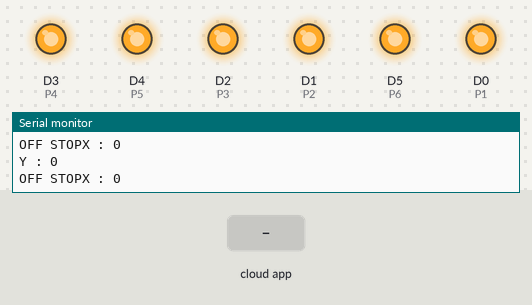
Simulated run of this sketch. Board: ESP8266 (NodeMCU). Shown: output pins drawn as LEDs (lit = HIGH), the last lines printed to the serial monitor. Inputs (shaded band) come from the test bench. The RemoteXY app is connected.

Above: at 1.2 s.
1.3 s: the phone or cloud app sets b_cswitch to 1
At 1.7 s:
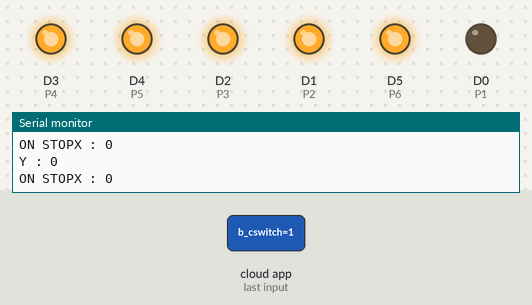
2.8 s: the phone or cloud app sets joystick_x to -100
At 3.5 s:
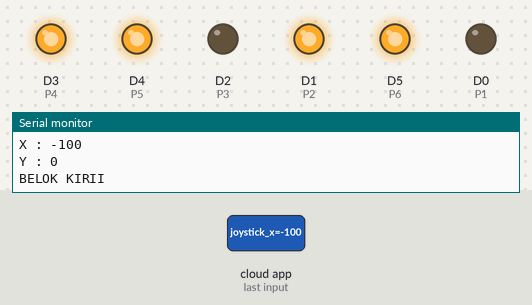
4.3 s: the phone or cloud app sets joystick_y to -100
At 5.1 s:
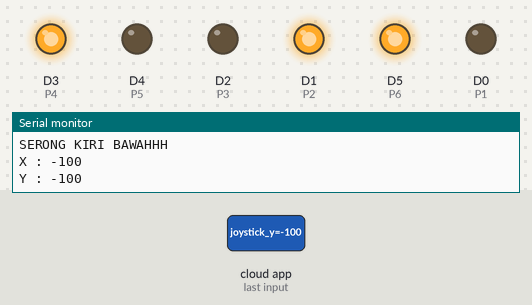
5.8 s: the phone or cloud app sets joystick_x to 0
At 6.7 s:
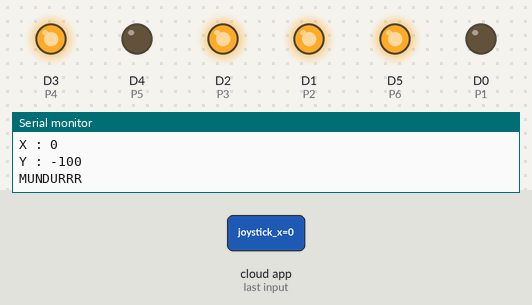
7.3 s: the phone or cloud app sets joystick_y to 100
At 8.3 s:
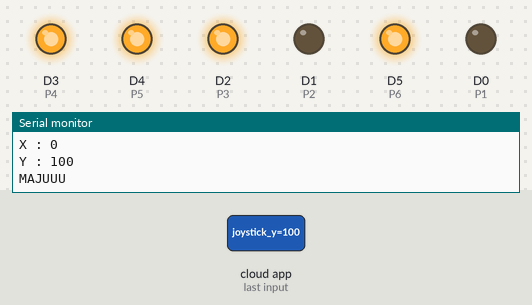
8.8 s: the phone or cloud app sets joystick_x to 100
At 10.3 s:
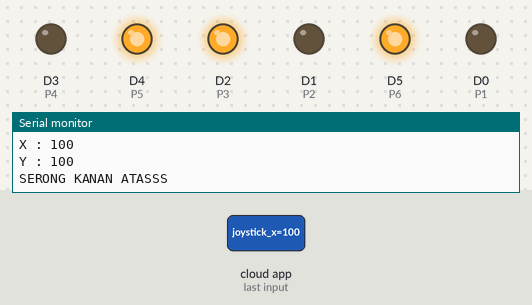
Timing chart, 0 to 11.3 s (numbered marks = the images above; inputs shaded):
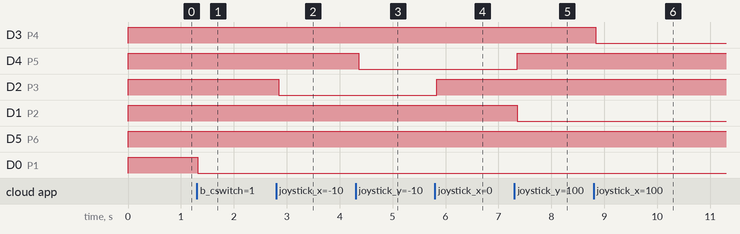

Measured:
- after the input at 1.3 s, D0 (P1): HIGH → LOW at once
- after the input at 2.8 s, D2 (P3): HIGH → LOW after 0.05 s
- after the input at 4.3 s, D4 (P5): HIGH → LOW after 0.06 s
- after the input at 5.8 s, D2 (P3): LOW → HIGH at once
- after the input at 7.3 s, D4 (P5): LOW → HIGH after 0.05 s; D1 (P2): HIGH → LOW after 0.05 s
- after the input at 8.8 s, D3 (P4): HIGH → LOW at once

The sketch:

RemoteXY-esp8266.ino
```cpp
// (licence header left out)
//////////////////////////////////////////////
//        RemoteXY include library          //
//////////////////////////////////////////////

// RemoteXY select connection mode and include library
#define REMOTEXY_MODE__ESP8266WIFI_LIB_POINT
#include <ESP8266WiFi.h>

#include <RemoteXY.h>

// RemoteXY connection settings
#define REMOTEXY_WIFI_SSID "Bin Controll"
#define REMOTEXY_WIFI_PASSWORD "12345678"
#define REMOTEXY_SERVER_PORT 6377


// RemoteXY configurate
#pragma pack(push, 1)
uint8_t RemoteXY_CONF[] =   // 64 bytes
  { 255,4,0,0,0,57,0,16,24,1,10,48,23,35,15,15,4,26,31,77,
  97,110,117,97,108,0,31,65,117,116,111,0,5,32,16,60,30,30,2,26,
  31,10,48,47,57,8,8,51,0,31,77,69,67,72,65,0,31,78,79,82,
  77,65,76,0 };
// this structure defines all the variables and events of your control interface
struct {

    // input variables
  uint8_t b_cswitch; // =1 if state is ON, else =0
  int8_t joystick_x; // from -100 to 100
  int8_t joystick_y; // from -100 to 100
  uint8_t pushSwitch_1; // =1 if state is ON, else =0

    // other variable
  uint8_t connect_flag;  // =1 if wire connected, else =0


#define P1 D0
#define P2 D1
#define P3 D2
#define P4 D3
#define P5 D4
#define P6 D5

} RemoteXY;
#pragma pack(pop)

/////////////////////////////////////////////
//           END RemoteXY include          //
/////////////////////////////////////////////


void setup()
{
  RemoteXY_Init ();
  Serial.begin(9600);

  // TODO you setup code
  pinMode(P1, OUTPUT);
  pinMode(P2, OUTPUT);
  pinMode(P3, OUTPUT);
  pinMode(P4, OUTPUT);
  pinMode(P5, OUTPUT);
  pinMode(P6, OUTPUT);
}

void loop()
{
  RemoteXY_Handler ();

  Serial.print("X : ");
  Serial.println(RemoteXY.joystick_x);
  Serial.print("Y : ");
  Serial.println(RemoteXY.joystick_y);

  if(RemoteXY.b_cswitch == 1){
    digitalWrite(P1, LOW);
    if (RemoteXY.joystick_x <= 50 && RemoteXY.joystick_x >= -50 ){
      if (RemoteXY.joystick_y >= 50){
        Serial.println("MAJUUU");
        digitalWrite(P2, LOW);
        digitalWrite(P3, HIGH);
        digitalWrite(P4, HIGH);
        digitalWrite(P5, HIGH);
        digitalWrite(P6, HIGH);
      }
      if (RemoteXY.joystick_y <= -50){
        Serial.println("MUNDURRR");
        digitalWrite(P2, HIGH);
        digitalWrite(P3, HIGH);
        digitalWrite(P4, HIGH);
        digitalWrite(P5, LOW);
        digitalWrite(P6, HIGH);
      }
    }

    if (RemoteXY.joystick_x < -50){
      if (RemoteXY.joystick_y > 25){
        Serial.println("SERONG KIRIII ATASSS");

        digitalWrite(P2, LOW);
        digitalWrite(P3, LOW);
        digitalWrite(P4, HIGH);
        digitalWrite(P5, HIGH);
        digitalWrite(P6, HIGH);
      }
      else if (RemoteXY.pushSwitch_1 == 0 && RemoteXY.joystick_y <= 25 && RemoteXY.joystick_y >= -25){
        Serial.println("BELOK KIRII");

        digitalWrite(P2, HIGH);
        digitalWrite(P3, LOW);
        digitalWrite(P4, HIGH);
        digitalWrite(P5, HIGH);
        digitalWrite(P6, HIGH);
      }
      else if (RemoteXY.pushSwitch_1 == 1 && RemoteXY.joystick_y <= 25 && RemoteXY.joystick_y >= -25){
        Serial.println("SLIDE KIRII");

        digitalWrite(P2, HIGH);
        digitalWrite(P3, LOW);
        digitalWrite(P4, HIGH);
        digitalWrite(P5, HIGH);
        digitalWrite(P6, LOW);
      }
      else if (RemoteXY.joystick_y < -25){
        Serial.println("SERONG KIRI BAWAHHH");

        digitalWrite(P2, HIGH);
        digitalWrite(P3, LOW);
        digitalWrite(P4, HIGH);
        digitalWrite(P5, LOW);
        digitalWrite(P6, HIGH);
      }
    }

    if (RemoteXY.joystick_x > 50){
      if (RemoteXY.joystick_y > 25){
        Serial.println("SERONG KANAN ATASSS");

        digitalWrite(P2, LOW);
        digitalWrite(P3, HIGH);
        digitalWrite(P4, LOW);
        digitalWrite(P5, HIGH);
        digitalWrite(P6, HIGH);
      }
      else if (RemoteXY.pushSwitch_1 == 0 && RemoteXY.joystick_y <= 25 && RemoteXY.joystick_y >= -25){
        Serial.println("BELOK Kanannn");

        digitalWrite(P2, HIGH);
        digitalWrite(P3, HIGH);
        digitalWrite(P4, LOW);
        digitalWrite(P5, HIGH);
        digitalWrite(P6, HIGH);
      }
      else if (RemoteXY.pushSwitch_1 == 1 && RemoteXY.joystick_y <= 25 && RemoteXY.joystick_y >= -25){
        Serial.println("SLIDE Kanannn");

        digitalWrite(P2, HIGH);
        digitalWrite(P3, HIGH);
        digitalWrite(P4, LOW);
        digitalWrite(P5, HIGH);
        digitalWrite(P6, LOW);
      }
      else if (RemoteXY.joystick_y < -25){
        Serial.println("SERONG KANANANNNN BAWAHHH");

        digitalWrite(P2, HIGH);
        digitalWrite(P3, HIGH);
        digitalWrite(P4, LOW);
        digitalWrite(P5, LOW);
        digitalWrite(P6, HIGH);
      }
    }

    if(RemoteXY.joystick_x == 0 && RemoteXY.joystick_y == 0) {
      digitalWrite(P2, HIGH);
      digitalWrite(P3, HIGH);
      digitalWrite(P4, HIGH);
      digitalWrite(P5, HIGH);
      digitalWrite(P6, HIGH);
      Serial.print("ON STOP");
    }


  } else {
      digitalWrite(P1, HIGH);
      digitalWrite(P2, HIGH);
      digitalWrite(P3, HIGH);
      digitalWrite(P4, HIGH);
      digitalWrite(P5, HIGH);
      digitalWrite(P6, HIGH);
      Serial.print("OFF STOP");
  }

}
```
